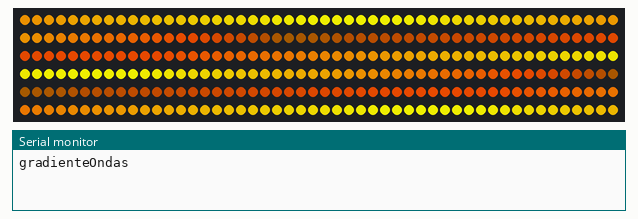
This sketch was run on a simulated Arduino Uno, built with avr-gcc and run on an emulated ATmega328P. Parts: 300 RGB LEDs in strip order, left to right, continuing on the next row, the last lines printed to the serial monitor. Random numbers use the default seed unless the sketch sets one.

Above: at 3.49 s.
At 10.44 s:
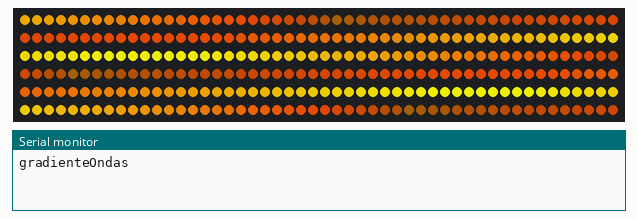
At 17.56 s:
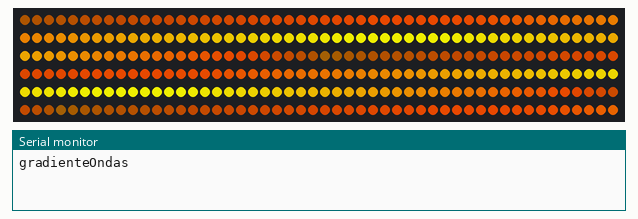
At 25.83 s:
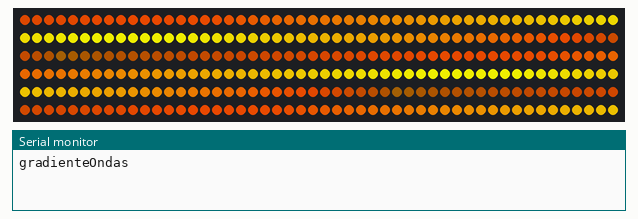
At 32.75 s:
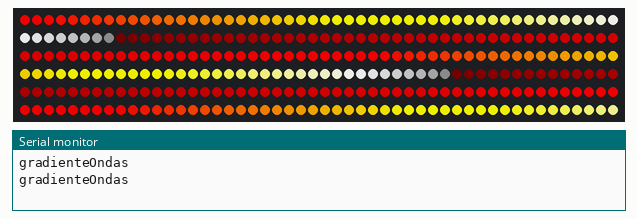
At 39.51 s:
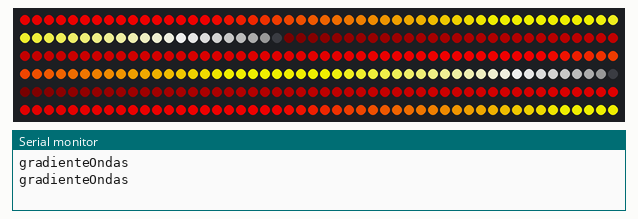

The sketch:

Efeitos.ino
```cpp
#include <IRremote.hpp>
#include <FastLED.h>
#include "paletas.h"

const byte IR_RECEIVE_PIN = 2;

unsigned int keycode;

#define LED_PIN 5
#define NUM_LEDS_FITA 300
#define BRIGHTNESS 200
#define LED_TYPE WS2812B
#define COLOR_ORDER GRB
CRGB fita[NUM_LEDS_FITA];

uint16_t beatA = 0;
uint16_t beatB = 0;
uint16_t breatheLevel = 0;
byte cor = 0;
uint8_t palleteIndex = 0;
uint8_t sinBeat = 0;
uint8_t sinBeat2 = 0;
uint8_t sinBeat3 = 0;

void setup() {
  delay( 3000 ); // power-up safety delay
  FastLED.addLeds<LED_TYPE, LED_PIN, COLOR_ORDER>(fita, NUM_LEDS_FITA);
  FastLED.setBrightness(BRIGHTNESS);

  Serial.println("IR receive test");
  IrReceiver.begin(IR_RECEIVE_PIN);

  Serial.begin(9600);
}

void loop()
{
    //todosEfeitos();
    keycode =66;
    switch (keycode) {
      case 66:
        Serial.println("gradienteOndas");
        gradienteOndas();
        break;
      case 82:
        Serial.println("Respiracao");
        cor = random(1, 255);
        respiracao(cor);
        break;

    }
}
/*
void getRemoteCode()
{
   if (IrReceiver.decode())
   {
      //ignore repeats
      if ((IrReceiver.decodedIRData.flags & IRDATA_FLAGS_IS_REPEAT))
      {
         IrReceiver.resume();
         return;
      }
      keycode = IrReceiver.decodedIRData.command;
      // Serial.print("command = ");
      // Serial.println(keycode);

      IrReceiver.resume();
      newCode = true; // set new entry flag
   }
}
/*

/*
 * 10 EFEITOS
 */
void todosEfeitos()
{
//Efeito 1 - Paletas em Ondas
  Serial.println("gradienteOndas");
  gradienteOndas();
  fillSolidColor(CRGB::Black);

  // // Efeito 2 - Respiracao
  Serial.println("Respiracao");
  cor = random(1, 255);
  respiracao(cor);
  fillSolidColor(CRGB::Black);

  // // Efeito 3 - Paleta com movimento
  Serial.println("Paleta com movimento");
  gradienteMovendo();
  fillSolidColor(CRGB::Black);

  // // Efeito 4 - Pixels Aleatorios numa Paleta
  Serial.println("Pixels Aleatorios  numa Paleta");
  PixelsAleatorios();
  fillSolidColor(CRGB::Black);

  // //Efeito 5 - Raio Arco-Iris
  Serial.println("Raio Arco-Iris");
  raioArcoiris();
  fillSolidColor(CRGB::Black);

  // // Efeito 6 - Luzes dançantes
  Serial.println("Luzes dançantes");
  luzesDancantes();
  fillSolidColor(CRGB::Black);

  // Efeito 7 - Cometas
  Serial.println("Cometas");
  cometa();
  fillSolidColor(CRGB::Black);

  // Efeito 8 - Explosão
  Serial.println("Explosão");
  explosao();
  fillSolidColor(CRGB::Black);

  // Efeito 9 - Bolas coloridas
  Serial.println("Bolas coloridas");
  bolasColoridas();
  fillSolidColor(CRGB::Black);

  // Efeito 10 - Teatro 2021
  Serial.println("Teatro 2021");
  cor = random(1, 255);
  teatro2021(cor);
  fillSolidColor(CRGB::Black);
}

/*
 * EFEITO 1
 */
void gradienteOndas() {
  CRGBPalette16 selPalette = returnPalette(random(1, NUM_PALETTES + 1));
  int indexPal = 2;
  for (int i = 0; i < 1000; i++) {
    beatA = beatsin16(30, 0, 255); //dançar com a paleta
    beatB = beatsin16(20, 0, 255); //dançar com a paleta
    fill_palette(fita, NUM_LEDS_FITA, (beatA + beatB) / 2, indexPal, selPalette, 255, LINEARBLEND);
    FastLED.show();
    delay(10);
  }

}

/*
 * EFEITO 2
 */
 void respiracao(byte selcor) {
  for (int i = 0; i < 1000; i++) {
    breatheLevel = beatsin16(10, 0, 255); //respiração lenta: 10 respirações por minuto )
    fill_solid(fita, NUM_LEDS_FITA, CHSV(selcor, 255, breatheLevel)); //(cor, 255 cor pura: não tende para o branco,  )
    FastLED.show();
    delay(10);
  }
}

/*
 * EFEITO 3
 */
void gradienteMovendo() {
  CRGBPalette16 selPalette = returnPalette(random(1, NUM_PALETTES + 1));
  for (int i = 0; i < 1000; i++) {
    fill_palette(fita, NUM_LEDS_FITA, palleteIndex, 255 / NUM_LEDS_FITA, selPalette, 255, LINEARBLEND);
    FastLED.show();
    palleteIndex++;
    delay(10);
  }
}

/*
 * EFEITO 4
 */
void PixelsAleatorios() {
  CRGBPalette16 selPalette = returnPalette(random(1, NUM_PALETTES + 1));
  for (int i = 0; i < 1000; i++) {
    if (i % 5 == 0) {
      fita[random16(0, NUM_LEDS_FITA - 1)] = ColorFromPalette(selPalette, random8(), 255, LINEARBLEND);
    }
    fadeToBlackBy(fita, NUM_LEDS_FITA, 1);
    FastLED.show();
    delay(10);
  }
}

/*
 * EFEITO 5
 */
void raioArcoiris() {
  static uint8_t hue = 0;
  int dir1 = 0;
  int i1 = 0;

  for (int i = 0; i < 2000; i++) {
    fita[i1] = CHSV(hue++, 255, 255);

    FastLED.show();
    for (int i = 0; i < NUM_LEDS_FITA; i++) {
      fita[i].nscale8(250);
    }

    if (dir1 == 0) {
      i1++;
    } else {
      i1--;
    }
    if (i1 == NUM_LEDS_FITA) {
      dir1 = 1;
    } else if ( i1 == 0) {
      dir1 = 0;
    }
    delay(10);
  }
}

/*
 * EFEITO 6
 */
void luzesDancantes() {
  int c = random(1, 5);
  CRGB cor1 = returnColor(c);
  CRGB cor2 = returnColor(c + 1);
  CRGB cor3 = returnColor(c + 2);

  int c2 = random(1, 5);
  CRGB cor4 = returnColor(c2);
  CRGB cor5 = returnColor(c2 + 1);
  CRGB cor6 = returnColor(c2 + 2);

  for (int i = 0; i < 2000; i++) {
    sinBeat   = beatsin8(30, 0, NUM_LEDS_FITA / 2, 0, 0);
    sinBeat2  = beatsin8(30, 0, NUM_LEDS_FITA / 2, 0, NUM_LEDS_FITA);
    sinBeat3  = beatsin8(30, 0, NUM_LEDS_FITA / 2, 0, NUM_LEDS_FITA / 2);

    fita[sinBeat]   = cor1;
    fita[sinBeat2]  = cor2;
    fita[sinBeat3]  = cor3;

    fita[sinBeat + NUM_LEDS_FITA / 2]   = cor4;
    fita[sinBeat2 + NUM_LEDS_FITA / 2]  = cor5;
    fita[sinBeat3 + NUM_LEDS_FITA / 2]  = cor6;

    fadeToBlackBy(fita, NUM_LEDS_FITA, 10);
    FastLED.show();
  }
}

/*
 * EFEITO 7
 */
void cometa() {
  byte fade = 128;
  int cometaSize = 5;
  byte hue = random(1, 255);
  int iDirection = 1;
  int iPos = 0;

  for (int i = 0; i < 1000; i++) {

    iPos += iDirection;
    if (iPos == (NUM_LEDS_FITA - cometaSize) || iPos == 0)
      iDirection *= -1;

    for (int i = 0; i < cometaSize; i++)
      fita[iPos + i].setHue(hue);

    // Randomly fade the LEDs
    for (int j = 0; j < NUM_LEDS_FITA; j++)
      if (random(10) > 5)
        fita[j] = fita[j].fadeToBlackBy(fade);

    delay(20);
    FastLED.show();
  }
}

/*
 * EFEITO 8
 */
void explosao() {
  FastLED.clear();
  byte fade = 128;
  int expSize = NUM_LEDS_FITA / 2;   // tamanho da explosao
  int numExplosoes = 4;         // quantas explosoes no efeito

  for (int x = 0; x < numExplosoes ; x++) {
    byte hue = random(1, 255);        // escolhe cor aleatoria

    for (int i = 0; i < expSize; i++) {
      fita[NUM_LEDS_FITA / 2 + i].setHue(hue);
      fita[NUM_LEDS_FITA / 2 - i].setHue(hue);
      if (i > expSize / 2) {
        i++;
        fita[NUM_LEDS_FITA / 2 + i].setHue(hue);
        fita[NUM_LEDS_FITA / 2 - i].setHue(hue);
      }
      FastLED.show();
    }

    delay(100);
    for (int i = 0; i < 400; i++) {
      for (int j = 0; j < NUM_LEDS_FITA; j++) {
        if (random(10) > 8)
          fita[j] = fita[j].fadeToBlackBy(fade);
      }
      delay(10);
      FastLED.show();
    }
  }
}

/*
 * EFEITO 9
 */
void bolasColoridas() {
  byte dothue = 0;
  for (int i = 0 ; i < 4000 ; i++) {
    fadeToBlackBy( fita, NUM_LEDS_FITA, 20);

    for ( int i = 0; i < 8; i++) {
      fita[beatsin16( i + 7, 0, NUM_LEDS_FITA - 1 )] |= CHSV(dothue, 200, 255);
      dothue += 32;
    }
    FastLED.show();
  }
}

/*
 * EFEITO 10
 */
void teatro2021(byte selcor) {
  int tamLuz = 6;
  int luzes[tamLuz];
  int luzesTemp;
  luzes[0] = 125;//CHSV(selcor, 255, 125);
  luzes[1] = 255;//CHSV(selcor, 255, 255);
  luzes[2] = 255;//CHSV(selcor, 255, 255);
  luzes[3] = 125;//CHSV(selcor, 255, 125);
  luzes[4] = 0;//CHSV(selcor, 255, 0);
  luzes[5] = 0;//CHSV(selcor, 255, 0);

  for (int i = 0; i < 500; i++) {

    for (int l = 0; l < NUM_LEDS_FITA; l = l + tamLuz) {
      for (int m = 0; m < tamLuz; m++) {
        fita[l + m] = CHSV(selcor, 255, luzes[m]);
      }
      FastLED.show();
    }

    luzesTemp = luzes[0];
    for (int n = 0; n < tamLuz - 1; n++) {
      luzes[n] = luzes[n + 1];
    }
    luzes[tamLuz - 1] = luzesTemp;

    delay(30);
  }
}

/*
   FUNÇÃO DE SELEÇÃO DE PALETAS
*/
CRGBPalette16 returnPalette(int selPalette) {
  switch (selPalette) {
    case 1:
      return brownGreenPalette;
      break;
    case 2:
      return heatPalette;
      break;
    case 3:
      return purplePalette;
      break;
    case 4:
      return greenbluePalette;
      break;
    case 5:
      return sunsetPalette;
      break;
    case 6:
      return fireandicePalette;
      break;
    case 7:
      return turqPalette;
      break;
    case 8:
      return autumnrosePalette;
      break;
    case 9:
      return bhw1_06Palette;
      break;
    case 10:
      return xmasPalette;
      break;
    case 11:
      return justduckyPalette;
      break;
    default:
      return heatPalette;
      break;
  }
}

/*
   FUNÇÃO DE SELEÇÃO DE CORES
*/
CRGB returnColor(int num) {
  switch (num) {
    case 1:
      return CRGB::Red;
      break;
    case 2:
      return CRGB::Green;
      break;
    case 3:
      return CRGB::Blue;
      break;
    case 4:
      return CRGB::Pink;
      break;
    case 5:
      return CRGB::Yellow;
      break;
    case 6:
      return CRGB::Magenta;
      break;
    case 7:
      return CRGB::Cyan;
      break;
    case 8:
      return CRGB::Purple;
      break;
    case 9:
      return CRGB::Gray;
      break;
    default:
      return CRGB::Black;
      break;
  }
}

/*
 * Apaga os leds
 */
void fillSolidColor(CRGB selcor) {
  fill_solid(fita, NUM_LEDS_FITA, selcor);
  FastLED.show();
}
```

paletas.h
```cpp
#define NUM_PALETTES 11

DEFINE_GRADIENT_PALETTE( browngreen_gp ) {
  0,    6,  255,    0,     //green
  71,    0,  255,  153,     //bluegreen
  122,  200,  200,  200,     //gray
  181,  110,   61,    6,     //brown
  255,    6,  255,    0      //green
};
CRGBPalette16 brownGreenPalette = browngreen_gp;


DEFINE_GRADIENT_PALETTE( heatmap_gp ) {
  0,      0,    0,    0,  // black
  128,  255,    0,    0,  // red
  200,  255,  255,    0,  // bright yellow
  255,  255,  255,  255,  // full white
};
CRGBPalette16 heatPalette = heatmap_gp;

DEFINE_GRADIENT_PALETTE( greenblue_gp ) {
  0,   0,  255, 245,
  46,  0,  21,  255,
  179, 12, 250, 0,
  255, 0,  255, 245
};
CRGBPalette16 greenbluePalette = greenblue_gp;

DEFINE_GRADIENT_PALETTE( Sunset_Real_gp ) {
  0, 120,  0,  0,
  22, 179, 22,  0,
  51, 255, 104,  0,
  85, 167, 22, 18,
  135, 100,  0, 103,
  198,  16,  0, 130,
  255,   0,  0, 160
};
CRGBPalette16 sunsetPalette = Sunset_Real_gp;

CRGBPalette16 purplePalette = CRGBPalette16 (
                                CRGB::DarkViolet,
                                CRGB::DarkViolet,
                                CRGB::DarkViolet,
                                CRGB::DarkViolet,

                                CRGB::Magenta,
                                CRGB::Magenta,
                                CRGB::Linen,
                                CRGB::Linen,

                                CRGB::Magenta,
                                CRGB::Magenta,
                                CRGB::DarkViolet,
                                CRGB::DarkViolet,

                                CRGB::DarkViolet,
                                CRGB::DarkViolet,
                                CRGB::Linen,
                                CRGB::Linen
                              );

DEFINE_GRADIENT_PALETTE( fireandice_gp ) {
  0,  80,  2,  1,
  51, 206, 15,  1,
  101, 242, 34,  1,
  153,  16, 67, 128,
  204,   2, 21, 69,
  255,   1,  2,  4
};
CRGBPalette16 fireandicePalette = fireandice_gp;

DEFINE_GRADIENT_PALETTE( bhw2_turq_gp ) {
  0,   1, 33, 95,
  38,   1, 107, 37,
  76,  42, 255, 45,
  127, 255, 255, 45,
  178,  42, 255, 45,
  216,   1, 107, 37,
  255,   1, 33, 95
};
CRGBPalette16 turqPalette = bhw2_turq_gp;

DEFINE_GRADIENT_PALETTE( autumnrose_gp ) {
  0,  71,  3,  1,
  45, 128,  5,  2,
  84, 186, 11,  3,
  127, 215, 27,  8,
  153, 224, 69, 13,
  188, 229, 84,  6,
  226, 242, 135, 17,
  255, 247, 161, 79
};
CRGBPalette16 autumnrosePalette = autumnrose_gp;

DEFINE_GRADIENT_PALETTE( bhw1_06_gp ) {
  0, 184,  1, 128,
  160,   1, 193, 182,
  219, 153, 227, 190,
  255, 255, 255, 255
};
CRGBPalette16 bhw1_06Palette = bhw1_06_gp;

DEFINE_GRADIENT_PALETTE( bhw2_xmas_gp ) {
  0,   0, 12,  0,
  40,   0, 55,  0,
  66,   1, 117,  2,
  77,   1, 84,  1,
  81,   0, 55,  0,
  119,   0, 12,  0,
  153,  42,  0,  0,
  181, 121,  0,  0,
  204, 255, 12,  8,
  224, 121,  0,  0,
  244,  42,  0,  0,
  255,  42,  0,  0
};
CRGBPalette16 xmasPalette = bhw2_xmas_gp;

DEFINE_GRADIENT_PALETTE( bhw1_justducky_gp ) {
  0,  47, 28,  2,
  76, 229, 73,  1,
  163, 255, 255,  0,
  255, 229, 73,  1
};
CRGBPalette16 justduckyPalette = bhw1_justducky_gp;
```
